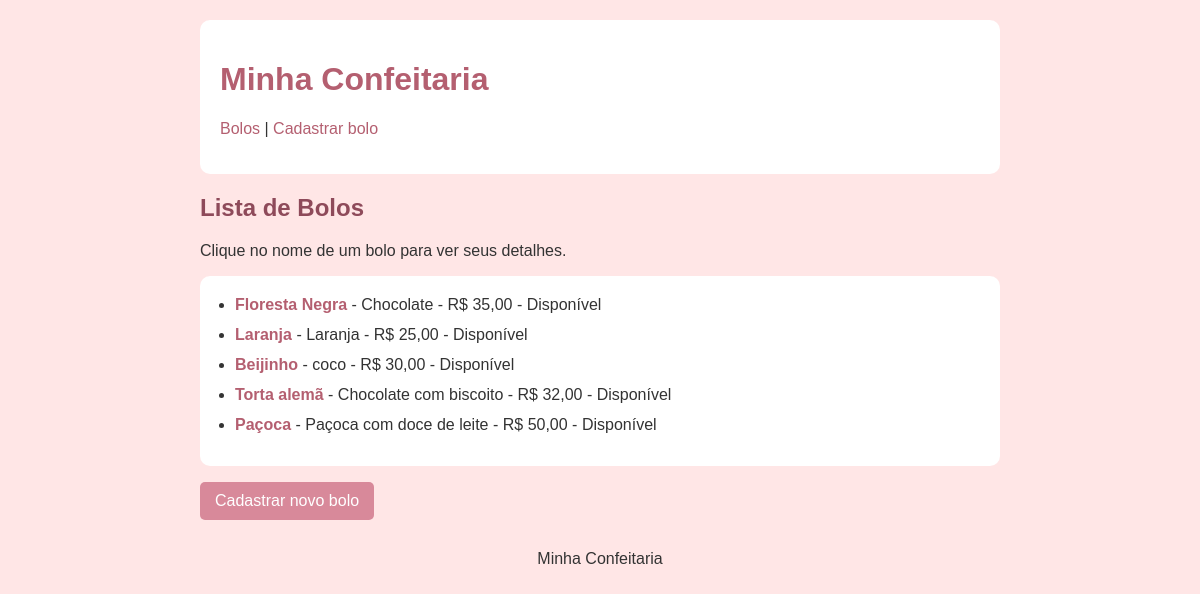
Page /catalogo/bolos/ on the committed database.
### catalogo/models.py (models this page shows, shortened)
class Bolo(models.Model):
    nome = models.CharField(max_length=255)
    sabor = models.CharField(max_length=100)
    ingredientes = models.TextField(default='')
    descricao = models.TextField(blank=True, null=True)
    preco = models.DecimalField(max_digits=6, decimal_places=2)
    disponivel = models.BooleanField(default=True)
    data_cadastro = models.DateTimeField(auto_now_add=True)

### catalogo/views.py (the view)
# urls.py: path('bolos/', views.lista_bolos, name='lista_bolos'),
def lista_bolos(request):
    bolos = Bolo.objects.all()
    return render(request, 'catalogo/lista_bolos.html', {'bolos': bolos})

### catalogo/templates/catalogo/lista_bolos.html (shortened to what this page needs)
{% extends 'catalogo/base.html' %}
{% block content %}
<h2>Lista de Bolos</h2>
<p>Clique no nome de um bolo para ver seus detalhes.</p>
{% if bolos %}
    <ul class="lista">
    {% for bolo in bolos %}
        <li>
            <a href="{% url 'catalogo:detalhe_bolo' bolo.pk %}">
                <strong>{{ bolo.nome }}</strong>
            </a>
            - {{ bolo.sabor }} - R$ {{ bolo.preco }}
            {% if bolo.disponivel %}
                - Disponível
            {% else %}
                - Indisponível
            {% endif %}
        </li>
    {% endfor %}
    </ul>
{% else %}
    <p>Nenhum bolo cadastrado.</p>
{% endif %}
<p><a class="botao" href="{% url 'catalogo:novo_bolo' %}">Cadastrar novo bolo</a></p>
{% endblock %}

### catalogo/templates/catalogo/base.html (shortened to what this page needs)
{% load static %}
<!DOCTYPE html>
<html lang="pt-br">
<head>
    <link rel="stylesheet" href="{% static 'catalogo/style.css' %}">
</head>
<body>
    <header>
        <h1><a href="{% url 'catalogo:home' %}">Minha Confeitaria</a></h1>
        <p>
            <a href="{% url 'catalogo:lista_bolos' %}">Bolos</a> |
            <a href="{% url 'catalogo:novo_bolo' %}">Cadastrar bolo</a>
        </p>
    </header>
    <main>
        {% block content %}{% endblock %}
    </main>
    <footer>
        Minha Confeitaria
    </footer>
</body>
</html>

### catalogo/static/catalogo/style.css (style rules this page uses)
body { font-family: Arial, sans-serif; background-color: #ffe6e6; color: #333; max-width: 800px; margin: 0 auto; padding: 20px; }
header { background-color: white; padding: 20px; border-radius: 10px; margin-bottom: 20px; }
h1, h2 { color: #8e4a5a; }
a { color: #b45f70; text-decoration: none; }
.lista { background-color: white; padding: 20px 35px; border-radius: 10px; }
li { margin-bottom: 12px; }
.botao { display: inline-block; background-color: #d8899a; color: white; padding: 10px 15px; border: none; border-radius: 5px; cursor: pointer; text-decoration: none; margin-right: 5px; }
footer { margin-top: 30px; text-align: center; }

### rows in the picture
Bolo: nome "Floresta Negra", sabor "Chocolate", preco "35,00", disponivel "- Disponível"
Bolo: nome "Laranja", sabor "Laranja", preco "25,00", disponivel "- Disponível"
Bolo: nome "Beijinho", sabor "coco", preco "30,00", disponivel "- Disponível"
Bolo: nome "Torta alemã", sabor "Chocolate com biscoito", preco "32,00", disponivel "- Disponível"
Bolo: nome "Paçoca", sabor "Paçoca com doce de leite", preco "50,00", disponivel "- Disponível"
